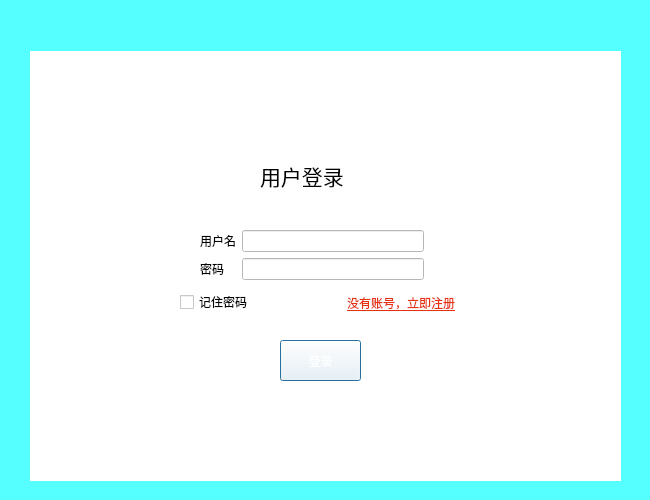
<?xml version="1.0" encoding="UTF-8"?>
<ui version="4.0">
 <class>LoginDialog</class>
 <widget class="QDialog" name="LoginDialog">
  <property name="geometry">
   <rect>
    <x>0</x>
    <y>0</y>
    <width>650</width>
    <height>500</height>
   </rect>
  </property>
  <property name="windowTitle">
   <string>Dialog</string>
  </property>
  <property name="styleSheet">
   <string notr="true">background-color:rgb(85, 255, 255)</string>
  </property>
  <widget class="QStackedWidget" name="stackedWidget">
   <property name="geometry">
    <rect>
     <x>30</x>
     <y>50</y>
     <width>591</width>
     <height>431</height>
    </rect>
   </property>
   <property name="styleSheet">
    <string notr="true">background-color:rgb(255, 255, 255)</string>
   </property>
   <property name="currentIndex">
    <number>0</number>
   </property>
   <widget class="QWidget" name="login_page">
    <widget class="QLabel" name="label">
     <property name="geometry">
      <rect>
       <x>230</x>
       <y>100</y>
       <width>121</width>
       <height>51</height>
      </rect>
     </property>
     <property name="font">
      <font>
       <family>黑体</family>
       <pointsize>16</pointsize>
       <kerning>true</kerning>
      </font>
     </property>
     <property name="text">
      <string>用户登录</string>
     </property>
    </widget>
    <widget class="QWidget" name="widget_2" native="true">
     <property name="geometry">
      <rect>
       <x>90</x>
       <y>150</y>
       <width>401</width>
       <height>91</height>
      </rect>
     </property>
     <widget class="QWidget" name="layoutWidget">
      <property name="geometry">
       <rect>
        <x>80</x>
        <y>30</y>
        <width>224</width>
        <height>50</height>
       </rect>
      </property>
      <layout class="QGridLayout" name="gridLayout">
       <item row="0" column="0">
        <widget class="QLabel" name="label_2">
         <property name="text">
          <string>用户名</string>
         </property>
        </widget>
       </item>
       <item row="0" column="1">
        <widget class="QLineEdit" name="username"/>
       </item>
       <item row="1" column="0">
        <widget class="QLabel" name="label_3">
         <property name="text">
          <string>密码</string>
         </property>
        </widget>
       </item>
       <item row="1" column="1">
        <widget class="QLineEdit" name="password">
         <property name="echoMode">
          <enum>QLineEdit::Password</enum>
         </property>
        </widget>
       </item>
      </layout>
     </widget>
    </widget>
    <widget class="QWidget" name="widget_3" native="true">
     <property name="geometry">
      <rect>
       <x>160</x>
       <y>260</y>
       <width>311</width>
       <height>41</height>
      </rect>
     </property>
    </widget>
    <widget class="QWidget" name="widget_4" native="true">
     <property name="geometry">
      <rect>
       <x>190</x>
       <y>280</y>
       <width>201</width>
       <height>51</height>
      </rect>
     </property>
     <widget class="QPushButton" name="login">
      <property name="geometry">
       <rect>
        <x>60</x>
        <y>10</y>
        <width>81</width>
        <height>41</height>
       </rect>
      </property>
      <property name="styleSheet">
       <string notr="true">border-image: url(:/images/balckButton.png);
color: rgb(255, 255, 255);</string>
      </property>
      <property name="text">
       <string>登录</string>
      </property>
     </widget>
    </widget>
    <widget class="QWidget" name="layoutWidget">
     <property name="geometry">
      <rect>
       <x>150</x>
       <y>240</y>
       <width>282</width>
       <height>25</height>
      </rect>
     </property>
     <layout class="QHBoxLayout" name="horizontalLayout">
      <item>
       <widget class="QCheckBox" name="chk_remeber">
        <property name="text">
         <string>记住密码</string>
        </property>
       </widget>
      </item>
      <item>
       <widget class="QToolButton" name="notReg">
        <property name="styleSheet">
         <string notr="true">color: rgb(230, 50, 14);
text-decoration: underline;
font: 10pt &quot;黑体&quot;;</string>
        </property>
        <property name="text">
         <string>没有账号，立即注册</string>
        </property>
        <property name="autoRaise">
         <bool>true</bool>
        </property>
       </widget>
      </item>
     </layout>
    </widget>
   </widget>
   <widget class="QWidget" name="set_page">
    <widget class="QWidget" name="widget" native="true">
     <property name="geometry">
      <rect>
       <x>70</x>
       <y>30</y>
       <width>441</width>
       <height>351</height>
      </rect>
     </property>
     <widget class="QLabel" name="label_11">
      <property name="geometry">
       <rect>
        <x>70</x>
        <y>70</y>
        <width>285</width>
        <height>27</height>
       </rect>
      </property>
      <property name="font">
       <font>
        <family>黑体</family>
        <pointsize>16</pointsize>
       </font>
      </property>
      <property name="text">
       <string>服务器设置</string>
      </property>
      <property name="alignment">
       <set>Qt::AlignCenter</set>
      </property>
     </widget>
     <widget class="QLabel" name="label_12">
      <property name="geometry">
       <rect>
        <x>84</x>
        <y>130</y>
        <width>90</width>
        <height>21</height>
       </rect>
      </property>
      <property name="text">
       <string>服务器地址：</string>
      </property>
     </widget>
     <widget class="QLabel" name="label_13">
      <property name="geometry">
       <rect>
        <x>84</x>
        <y>190</y>
        <width>90</width>
        <height>21</height>
       </rect>
      </property>
      <property name="text">
       <string>服务器端口：</string>
      </property>
     </widget>
     <widget class="QLineEdit" name="server_ip">
      <property name="geometry">
       <rect>
        <x>180</x>
        <y>130</y>
        <width>171</width>
        <height>21</height>
       </rect>
      </property>
      <property name="maximumSize">
       <size>
        <width>200</width>
        <height>16777215</height>
       </size>
      </property>
     </widget>
     <widget class="QLineEdit" name="server_port">
      <property name="geometry">
       <rect>
        <x>180</x>
        <y>190</y>
        <width>171</width>
        <height>21</height>
       </rect>
      </property>
      <property name="maximumSize">
       <size>
        <width>200</width>
        <height>16777215</height>
       </size>
      </property>
     </widget>
     <widget class="QToolButton" name="set_ok">
      <property name="geometry">
       <rect>
        <x>150</x>
        <y>250</y>
        <width>130</width>
        <height>35</height>
       </rect>
      </property>
      <property name="minimumSize">
       <size>
        <width>130</width>
        <height>35</height>
       </size>
      </property>
      <property name="maximumSize">
       <size>
        <width>130</width>
        <height>35</height>
       </size>
      </property>
      <property name="font">
       <font>
        <family>楷体</family>
        <pointsize>12</pointsize>
       </font>
      </property>
      <property name="styleSheet">
       <string notr="true">border-image: url(:/images/balckButton.png);
color: rgb(255, 255, 255);</string>
      </property>
      <property name="text">
       <string>确定</string>
      </property>
     </widget>
    </widget>
   </widget>
   <widget class="QWidget" name="reg_page">
    <widget class="QWidget" name="widget_5" native="true">
     <property name="geometry">
      <rect>
       <x>60</x>
       <y>20</y>
       <width>461</width>
       <height>361</height>
      </rect>
     </property>
     <widget class="QLabel" name="label_4">
      <property name="geometry">
       <rect>
        <x>100</x>
        <y>60</y>
        <width>260</width>
        <height>27</height>
       </rect>
      </property>
      <property name="font">
       <font>
        <family>黑体</family>
        <pointsize>16</pointsize>
       </font>
      </property>
      <property name="text">
       <string>用户注册</string>
      </property>
      <property name="alignment">
       <set>Qt::AlignCenter</set>
      </property>
     </widget>
     <widget class="QWidget" name="layoutWidget">
      <property name="geometry">
       <rect>
        <x>110</x>
        <y>100</y>
        <width>261</width>
        <height>241</height>
       </rect>
      </property>
      <layout class="QGridLayout" name="gridLayout_2">
       <item row="0" column="0">
        <widget class="QLabel" name="label_5">
         <property name="text">
          <string>用户名</string>
         </property>
        </widget>
       </item>
       <item row="0" column="2">
        <widget class="QLineEdit" name="reg_username">
         <property name="maximumSize">
          <size>
           <width>200</width>
           <height>16777215</height>
          </size>
         </property>
        </widget>
       </item>
       <item row="1" column="0">
        <widget class="QLabel" name="label_6">
         <property name="text">
          <string>昵称</string>
         </property>
        </widget>
       </item>
       <item row="1" column="2">
        <widget class="QLineEdit" name="reg_nickname">
         <property name="maximumSize">
          <size>
           <width>200</width>
           <height>16777215</height>
          </size>
         </property>
        </widget>
       </item>
       <item row="2" column="0">
        <widget class="QLabel" name="label_7">
         <property name="text">
          <string>密码</string>
         </property>
        </widget>
       </item>
       <item row="2" column="2">
        <widget class="QLineEdit" name="reg_pwd">
         <property name="maximumSize">
          <size>
           <width>200</width>
           <height>16777215</height>
          </size>
         </property>
         <property name="echoMode">
          <enum>QLineEdit::Password</enum>
         </property>
        </widget>
       </item>
       <item row="3" column="0" colspan="2">
        <widget class="QLabel" name="label_8">
         <property name="text">
          <string>确认密码</string>
         </property>
        </widget>
       </item>
       <item row="3" column="2">
        <widget class="QLineEdit" name="reg_pwd2">
         <property name="maximumSize">
          <size>
           <width>200</width>
           <height>16777215</height>
          </size>
         </property>
         <property name="echoMode">
          <enum>QLineEdit::Password</enum>
         </property>
        </widget>
       </item>
       <item row="4" column="0">
        <widget class="QLabel" name="label_9">
         <property name="text">
          <string>手机</string>
         </property>
        </widget>
       </item>
       <item row="4" column="2">
        <widget class="QLineEdit" name="reg_phone">
         <property name="maximumSize">
          <size>
           <width>200</width>
           <height>16777215</height>
          </size>
         </property>
        </widget>
       </item>
       <item row="5" column="0">
        <widget class="QLabel" name="label_10">
         <property name="text">
          <string>邮箱</string>
         </property>
        </widget>
       </item>
       <item row="5" column="2">
        <widget class="QLineEdit" name="reg_email">
         <property name="maximumSize">
          <size>
           <width>200</width>
           <height>16777215</height>
          </size>
         </property>
        </widget>
       </item>
       <item row="6" column="1" colspan="2">
        <widget class="QToolButton" name="btn_reg">
         <property name="minimumSize">
          <size>
           <width>150</width>
           <height>35</height>
          </size>
         </property>
         <property name="font">
          <font>
           <family>楷体</family>
           <pointsize>12</pointsize>
          </font>
         </property>
         <property name="styleSheet">
          <string notr="true">color: rgb(255, 255, 255);
border-image: url(:/images/balckButton.png);</string>
         </property>
         <property name="text">
          <string>注册</string>
         </property>
        </widget>
       </item>
      </layout>
     </widget>
    </widget>
   </widget>
  </widget>
  <widget class="TitleWidget" name="title_widget" native="true">
   <property name="geometry">
    <rect>
     <x>10</x>
     <y>10</y>
     <width>611</width>
     <height>41</height>
    </rect>
   </property>
  </widget>
 </widget>
 <customwidgets>
  <customwidget>
   <class>TitleWidget</class>
   <extends>QWidget</extends>
   <header location="global">titlewidget.h</header>
   <container>1</container>
  </customwidget>
 </customwidgets>
 <resources/>
 <connections/>
</ui>
